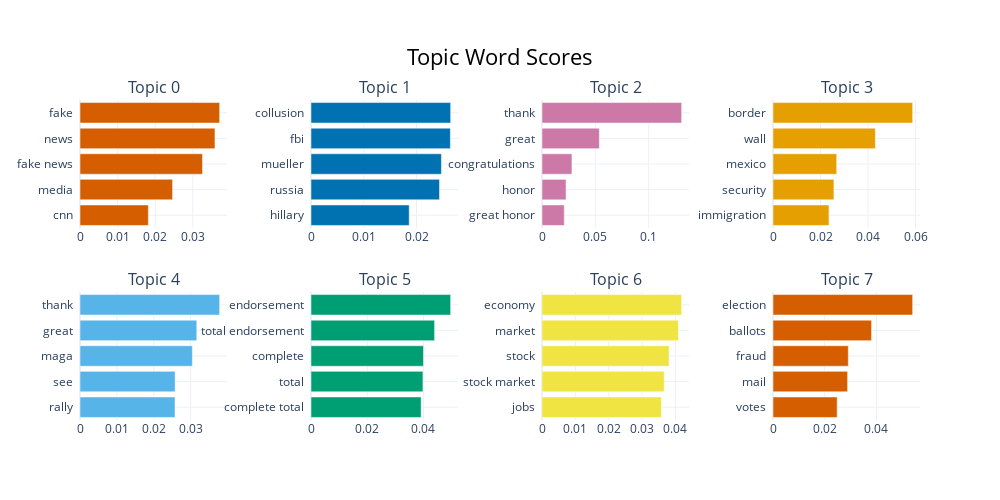

The notebook cell this image was saved under:
### Code cell
topic_model.visualize_barchart()

### Figure 1 — Plotly figure (JSON) as saved in the notebook; plotly's stock layout.template omitted (floating-point values rounded to 4 significant figures)
{"data": [{"marker": {"color": "#D55E00"}, "orientation": "h", "type": "bar", "x": [0.01816, 0.02461, 0.03256, 0.03588, 0.03712], "xaxis": "x", "y": ["cnn  ", "media  ", "fake news  ", "news  ", "fake  "], "yaxis": "y"}, {"marker": {"color": "#0072B2"}, "orientation": "h", "type": "bar", "x": [0.01861, 0.02436, 0.02473, 0.02642, 0.02647], "xaxis": "x2", "y": ["hillary  ", "russia  ", "mueller  ", "fbi  ", "collusion  "], "yaxis": "y2"}, {"marker": {"color": "#CC79A7"}, "orientation": "h", "type": "bar", "x": [0.02088, 0.02254, 0.02808, 0.05375, 0.1309], "xaxis": "x3", "y": ["great honor  ", "honor  ", "congratulations  ", "great  ", "thank  "], "yaxis": "y3"}, {"marker": {"color": "#E69F00"}, "orientation": "h", "type": "bar", "x": [0.02355, 0.02562, 0.02681, 0.04308, 0.05876], "xaxis": "x4", "y": ["immigration  ", "security  ", "mexico  ", "wall  ", "border  "], "yaxis": "y4"}, {"marker": {"color": "#56B4E9"}, "orientation": "h", "type": "bar", "x": [0.02576, 0.02579, 0.03047, 0.03167, 0.03787], "xaxis": "x5", "y": ["rally  ", "see  ", "maga  ", "great  ", "thank  "], "yaxis": "y5"}, {"marker": {"color": "#009E73"}, "orientation": "h", "type": "bar", "x": [0.03916, 0.0398, 0.03999, 0.04395, 0.04966], "xaxis": "x6", "y": ["complete total  ", "total  ", "complete  ", "total endorsement  ", "endorsement  "], "yaxis": "y6"}, {"marker": {"color": "#F0E442"}, "orientation": "h", "type": "bar", "x": [0.03578, 0.03662, 0.03808, 0.04087, 0.04186], "xaxis": "x7", "y": ["jobs  ", "stock market  ", "stock  ", "market  ", "economy  "], "yaxis": "y7"}, {"marker": {"color": "#D55E00"}, "orientation": "h", "type": "bar", "x": [0.02481, 0.02884, 0.02911, 0.0381, 0.05399], "xaxis": "x8", "y": ["votes  ", "mail  ", "fraud  ", "ballots  ", "election  "], "yaxis": "y8"}], "layout": {"annotations": [{"font": {"size": 16}, "showarrow": false, "text": "Topic 0", "x": 0.0875, "xanchor": "center", "xref": "paper", "y": 1, "yanchor": "bottom", "yref": "paper"}, {"font": {"size": 16}, "showarrow": false, "text": "Topic 1", "x": 0.3625, "xanchor": "center", "xref": "paper", "y": 1, "yanchor": "bottom", "yref": "paper"}, {"font": {"size": 16}, "showarrow": false, "text": "Topic 2", "x": 0.6375, "xanchor": "center", "xref": "paper", "y": 1, "yanchor": "bottom", "yref": "paper"}, {"font": {"size": 16}, "showarrow": false, "text": "Topic 3", "x": 0.9125, "xanchor": "center", "xref": "paper", "y": 1, "yanchor": "bottom", "yref": "paper"}, {"font": {"size": 16}, "showarrow": false, "text": "Topic 4", "x": 0.0875, "xanchor": "center", "xref": "paper", "y": 0.4, "yanchor": "bottom", "yref": "paper"}, {"font": {"size": 16}, "showarrow": false, "text": "Topic 5", "x": 0.3625, "xanchor": "center", "xref": "paper", "y": 0.4, "yanchor": "bottom", "yref": "paper"}, {"font": {"size": 16}, "showarrow": false, "text": "Topic 6", "x": 0.6375, "xanchor": "center", "xref": "paper", "y": 0.4, "yanchor": "bottom", "yref": "paper"}, {"font": {"size": 16}, "showarrow": false, "text": "Topic 7", "x": 0.9125, "xanchor": "center", "xref": "paper", "y": 0.4, "yanchor": "bottom", "yref": "paper"}], "height": 500, "hoverlabel": {"bgcolor": "white", "font": {"family": "Rockwell", "size": 16}}, "showlegend": false, "title": {"font": {"color": "Black", "size": 22}, "text": "Topic Word Scores", "x": 0.5, "xanchor": "center", "yanchor": "top"}, "width": 1000, "xaxis": {"anchor": "y", "domain": [0, 0.175], "showgrid": true}, "xaxis2": {"anchor": "y2", "domain": [0.275, 0.45], "showgrid": true}, "xaxis3": {"anchor": "y3", "domain": [0.55, 0.725], "showgrid": true}, "xaxis4": {"anchor": "y4", "domain": [0.825, 1], "showgrid": true}, "xaxis5": {"anchor": "y5", "domain": [0, 0.175], "showgrid": true}, "xaxis6": {"anchor": "y6", "domain": [0.275, 0.45], "showgrid": true}, "xaxis7": {"anchor": "y7", "domain": [0.55, 0.725], "showgrid": true}, "xaxis8": {"anchor": "y8", "domain": [0.825, 1], "showgrid": true}, "yaxis": {"anchor": "x", "domain": [0.6, 1], "showgrid": true}, "yaxis2": {"anchor": "x2", "domain": [0.6, 1], "showgrid": true}, "yaxis3": {"anchor": "x3", "domain": [0.6, 1], "showgrid": true}, "yaxis4": {"anchor": "x4", "domain": [0.6, 1], "showgrid": true}, "yaxis5": {"anchor": "x5", "domain": [0, 0.4], "showgrid": true}, "yaxis6": {"anchor": "x6", "domain": [0, 0.4], "showgrid": true}, "yaxis7": {"anchor": "x7", "domain": [0, 0.4], "showgrid": true}, "yaxis8": {"anchor": "x8", "domain": [0, 0.4], "showgrid": true}}}
